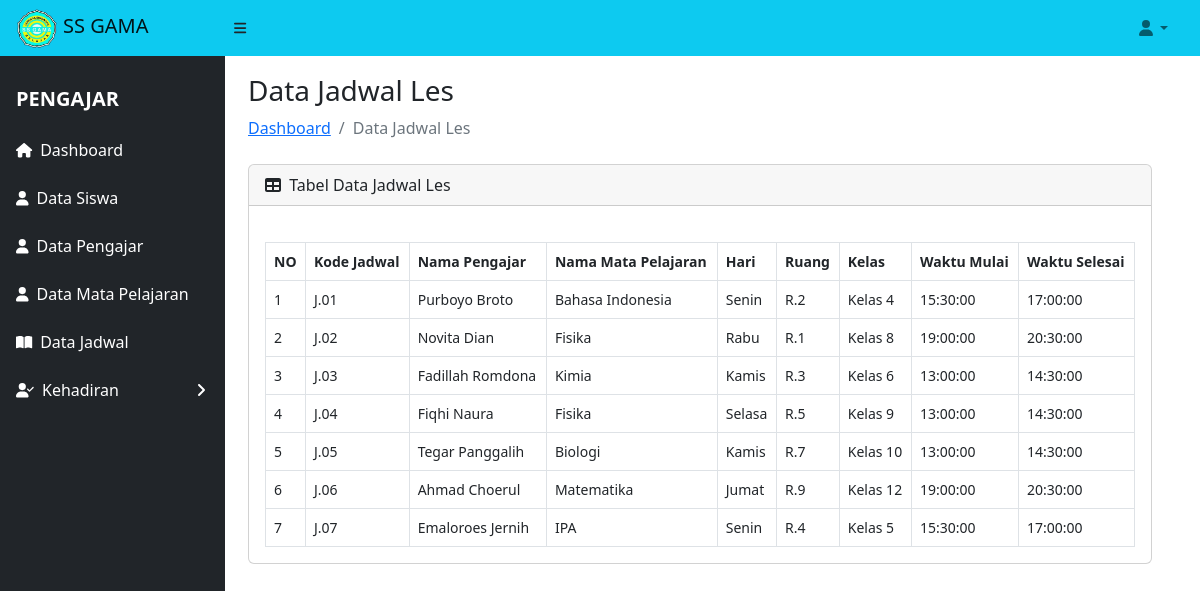
/pengajar/tampil_jadwal2.php, run on the app's committed database.
### tables this page shows
CREATE TABLE `jadwal` (
  `kode_jadwal` varchar(5) NOT NULL,
  `nama_pengajar` varchar(30) DEFAULT NULL,
  `nama_mapel` varchar(30) DEFAULT NULL,
  `hari` varchar(20) DEFAULT NULL,
  `ruang` varchar(20) DEFAULT NULL,
  `kelas` varchar(30) DEFAULT NULL,
  `waktu_mulai` time DEFAULT NULL,
  `waktu_selesai` time DEFAULT NULL
);

### classes/database.php (called while the page is built, shortened)
<?php
class database
{
    var $host = "localhost";
    var $username = "root";
    var $password = "";
    var $db = "les_privat";
    var $koneksi;
    function __construct()
    {
        $this->koneksi = mysqli_connect($this->host, $this->username, $this->password, $this->db);
    }
    function tampil_jadwal()
    {
        $data = mysqli_query($this->koneksi, "select * from jadwal");
        while ($d = mysqli_fetch_array($data)) {
            $hasil[] = $d;
        }
        return $hasil;
    }
}

### pengajar/tampil_jadwal2.php (the view, shortened to what this page needs)
<!DOCTYPE html>
<html>
	<body>
	<?php
		include'header_pengajar.php';
		include'sidebar_pengajar.php';
	?>
	</body>
<main class="col-md-9 ms-sm-auto col-lg-10 px-md-4">
    <div class="container-fluid px-4 py-5">
        <h3 class="mt-4 mb-2">Data Jadwal Les</h3>
        <ol class="breadcrumb mb-4">
            <li class="breadcrumb-item"><a href="dashboard_pengajar.php">Dashboard</a></li>
            <li class="breadcrumb-item active">Data Jadwal Les</li>
        </ol>
        <div class="card mb-4">
            <div class="card-header">
                <i class="fas fa-table me-1"></i>
                Tabel Data Jadwal Les
            </div>
            <div class="card-body">
                <div class="table-responsive small">
                    <table class="table table-bordered" id="datatablesSimple">
                        <thead>
                            <tr>
                                <th scope="col">NO</th>
                                <th scope="col">Kode Jadwal</th>
                                <th scope="col">Nama Pengajar</th>
                                <th scope="col">Nama Mata Pelajaran</th>
                                <th scope="col">Hari</th>
                                <th scope="col">Ruang</th>
                                <th scope="col">Kelas</th>
                                <th scope="col">Waktu Mulai</th>
                                <th scope="col">Waktu Selesai</th>
                            </tr>
                        </thead>
                        <tbody>
                            <?php
                            $no = 1;
                            foreach($db->tampil_jadwal() as $x){
                                ?>
                                    <tr>
                                        <td><?php echo $no++ ?></td>
                                        <td><?php echo $x['kode_jadwal'] ?></td>
                                        <td><?php echo $x['nama_pengajar'] ?></td>
                                        <td><?php echo $x['nama_mapel'] ?></td>
                                        <td><?php echo $x['hari'] ?></td>
                                        <td><?php echo $x['ruang'] ?></td>
                                        <td><?php echo $x['kelas'] ?></td>
                                        <td><?php echo $x['waktu_mulai'] ?></td>
                                        <td><?php echo $x['waktu_selesai'] ?></td>
                                    </tr>
                            <?php
                            }
                            ?>
                        </tbody>
                    </table>
                </div>
            </div>
        </div>
    </div>
</main>
</body>
</html>

### pengajar/header_pengajar.php (shortened to what this page needs)
<?php
  include '../classes/database.php';
  $db= new database;
?>
 <head>
    <link href="https://cdn.jsdelivr.net/npm/simple-datatables@7.1.2/dist/style.min.css" rel="stylesheet" />
    <link href="../css/styles.css" rel="stylesheet" />
  </head>
    <body class="sb-nav-fixed">
        <nav class="sb-topnav navbar navbar-expand navbar-light bg-info">
            <a class="navbar-brand ps-3" href="dashboard_pengajar.php">
                <img src="../assets/img/ssgama.png" alt="Logo" class="img-fluid" style="height: 40px; width: auto;">
                SS GAMA
            </a>
            <button class="btn btn-link btn-sm order-1 order-lg-0 me-4 me-lg-0" id="sidebarToggle" href="#!"><i class="fas fa-bars"></i></button>
            <div class="d-flex align-items-center ms-auto">
            <ul class="navbar-nav ms-auto ms-md-0 me-3 me-lg-4">
                <li class="nav-item dropdown">
                    <a class="nav-link dropdown-toggle" id="navbarDropdown" href="#" role="button" data-bs-toggle="dropdown" aria-expanded="false"><i class="fas fa-user fa-fw"></i></a>
                </li>
            </ul>
            </div>
        </nav>
    </body>
</html>

### pengajar/sidebar_pengajar.php (shortened to what this page needs)
<div id="layoutSidenav">
  <div id="layoutSidenav_nav">
    <nav class="sb-sidenav accordion sb-sidenav-light bg-dark" id="sidenavAccordion">
      <div class="sb-sidenav-menu">
        <div class="nav">
          <div class="sb-sidenav-menu-heading"style="color: white;">PENGAJAR</div>
          <a class="nav-link" href="dashboard_pengajar.php"style="color: white;">
            <div class="sb-nav-link-icon"><i class="fas fa-house"></i></div>
            Dashboard
          </a>
          <a class="nav-link" href="tampil_siswa2.php"style="color: white;">
            <div class="sb-nav-link-icon"><i class="fas fa-user"></i></div>
            Data Siswa
          </a>
          <a class="nav-link" href="tampil_pengajar1.php"style="color: white;">
            <div class="sb-nav-link-icon"><i class="fas fa-user"></i></div>
            Data Pengajar
          </a>
          <a class="nav-link" href="tampil_mapel1.php"style="color: white;">
            <div class="sb-nav-link-icon"><i class="fas fa-user"></i></div>
            Data Mata Pelajaran
          </a>
          <a class="nav-link" href="tampil_jadwal2.php"style="color: white;">
            <div class="sb-nav-link-icon"><i class="fas fa-book-open"></i></div>
            Data Jadwal
          </a>
          <a class="nav-link collapsed" href="../views/form_kehadiran_pengajar" data-bs-toggle="collapse" data-bs-target="#pagesCollapseAuth" aria-expanded="false" aria-controls="pagesCollapseAuth"style="color: white;">
            <div class="sb-nav-link-icon"><i class=" fas fa-user-check"></i></div>
              Kehadiran
              <div class="sb-sidenav-collapse-arrow"><i class="fas fa-angle-down"></i></div>
          </a>
      </div>
    </nav>
  </div>
</div>

### data on the page
jadwal: kode_jadwal "J.01", nama_pengajar "Purboyo Broto", nama_mapel "Bahasa Indonesia", hari "Senin", ruang "R.2", kelas "Kelas 4", waktu_mulai "15:30:00", waktu_selesai "17:00:00"
jadwal: kode_jadwal "J.02", nama_pengajar "Novita Dian", nama_mapel "Fisika", hari "Rabu", ruang "R.1", kelas "Kelas 8", waktu_mulai "19:00:00", waktu_selesai "20:30:00"
jadwal: kode_jadwal "J.03", nama_pengajar "Fadillah Romdona", nama_mapel "Kimia", hari "Kamis", ruang "R.3", kelas "Kelas 6", waktu_mulai "13:00:00", waktu_selesai "14:30:00"
jadwal: kode_jadwal "J.04", nama_pengajar "Fiqhi Naura", nama_mapel "Fisika", hari "Selasa", ruang "R.5", kelas "Kelas 9", waktu_mulai "13:00:00", waktu_selesai "14:30:00"
jadwal: kode_jadwal "J.05", nama_pengajar "Tegar Panggalih", nama_mapel "Biologi", hari "Kamis", ruang "R.7", kelas "Kelas 10", waktu_mulai "13:00:00", waktu_selesai "14:30:00"
jadwal: kode_jadwal "J.06", nama_pengajar "Ahmad Choerul", nama_mapel "Matematika", hari "Jumat", ruang "R.9", kelas "Kelas 12", waktu_mulai "19:00:00", waktu_selesai "20:30:00"
jadwal: kode_jadwal "J.07", nama_pengajar "Emaloroes Jernih", nama_mapel "IPA", hari "Senin", ruang "R.4", kelas "Kelas 5", waktu_mulai "15:30:00", waktu_selesai "17:00:00"
